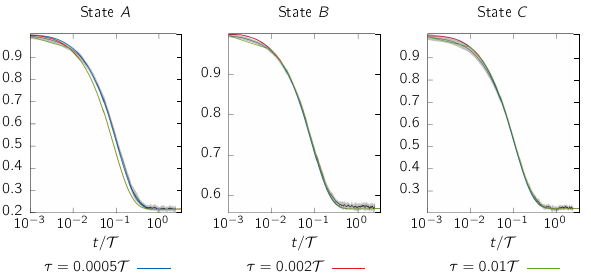

Reproduce this figure in gnuplot.

set terminal cairo size 15cm,7cm standalone color colortext header \
   "\\renewcommand\\familydefault{\\sfdefault}\\usepackage{cmbright}"

set output 'cktest_2010.tex'

set style line 2 lc rgb '#0060ad' lt 1 lw 5 pt 10 ps 0.5   #  blue
set style line 3 lc rgb '#dd181f' lt 1 lw 5 pt 5 ps .5   # red
set style line 4 lc rgb '#66A61E' lt 1 lw 5 pt 8 ps .5   #  green
set style line 6 lc rgb '#ff8800' lt 1 lw 5 pt 7 ps .5   #  orange
set style line 7 lc rgb '#9FAFDF' lt 1 lw 5 pt 8 ps 0.5   #royal blue
set style line 8 lc rgb '#1E90FF' lt 1 lw 5 pt 8 ps 0.5   #  slate blue
set style line 1 lc rgb '#F897C5' lt 1 lw 5 pt 8 ps 0.5   # taffy
set style line 5 lc rgb 'black' lt 1 lw 5 pt 5 ps 0.5   # black

set logscale x

set style fill transparent solid 0.25 # partial transparency
set style fill noborder # no separate top/bottom lines

set multiplot layout 1,3 margins 0.05,0.98,0.23,0.88 spacing 0.08,0.01


set ylabel "$p_{\\; \\textrm{CK}}$" 
set xlabel "$t / \\mathcal{T}$" 

set xrange[0.001:3.5]
set format x "10^{%L}"

set xtics(0.001, 0.01,0.1, 1) offset 0,0
set ytics 0,0.1,0.9

set title "State $A$"
set key at screen 0.3,0.05
plot  "../../data/MSM/pi_2010.dat" u ($0*50*0.00001):($1/0.000795) w l ls 5 lw 0 notitle , \
"" u ($0*50*0.00001):(($1-$4)/0.000795):(($1+$4)/0.000795) w filledcurves lc rgb 'black' notitle , \
"../../data/MSM/cktest_50_2010.dat" u ($1*50*0.00001):2 w l ls 2 lw 2 title "$\\tau = 0.0005 \\mathcal{T}$"  ,\
"../../data/MSM/cktest_200_2010.dat" u ($1*4*40*0.00001):2 w l ls 3 lw 2 notitle  ,\
 "../../data/MSM/cktest_1000_2010.dat" u ($1*20*40*0.00001):2 w l ls 4 lw 2 notitle ,\


unset yrange
unset ylabel
set title "State $B$"
set key at screen 0.63,0.05
plot  "../../data/MSM/pi_2010.dat" u ($0*50*0.00001):($2/0.0003405) w l ls 5 lw 0 notitle,\
"" u ($0*50*0.00001):(($2-$5)/0.0003405):(($2+$5)/0.0003405) w filledcurves lc rgb 'black' notitle,\
"../../data/MSM/cktest_50_2010.dat" u ($1*50*0.00001):3 w l ls 2 lw 2 notitle  ,\
"../../data/MSM/cktest_200_2010.dat" u ($1*4*50*0.00001):3 w l ls 3 lw 2  title "$\\tau = 0.002 \\mathcal{T}$" ,\
 "../../data/MSM/cktest_1000_2010.dat" u ($1*20*50*0.00001):3 w l ls 4 lw 2 notitle ,\

set title "State $C$"
set key at screen 0.96,0.05
plot "../../data/MSM/pi_2010.dat" u ($0*50*0.00001):($3/0.000775) w l ls 5 lw 0 notitle,\
"" u ($0*50*0.00001):(($3-$6)/0.000775):(($3+$6)/0.000775) w filledcurves lc rgb 'black' notitle,\
 "../../data/MSM/cktest_50_2010.dat" u ($1*50*0.00001):4 w l ls 2 lw 2 notitle  ,\
"../../data/MSM/cktest_200_2010.dat" u ($1*4*50*0.00001):4 w l ls 3 lw 2 notitle  ,\
 "../../data/MSM/cktest_1000_2010.dat" u ($1*20*50*0.00001):4 w l ls 4 lw 2  title "$\\tau = 0.01 \\mathcal{T}$" ,\

